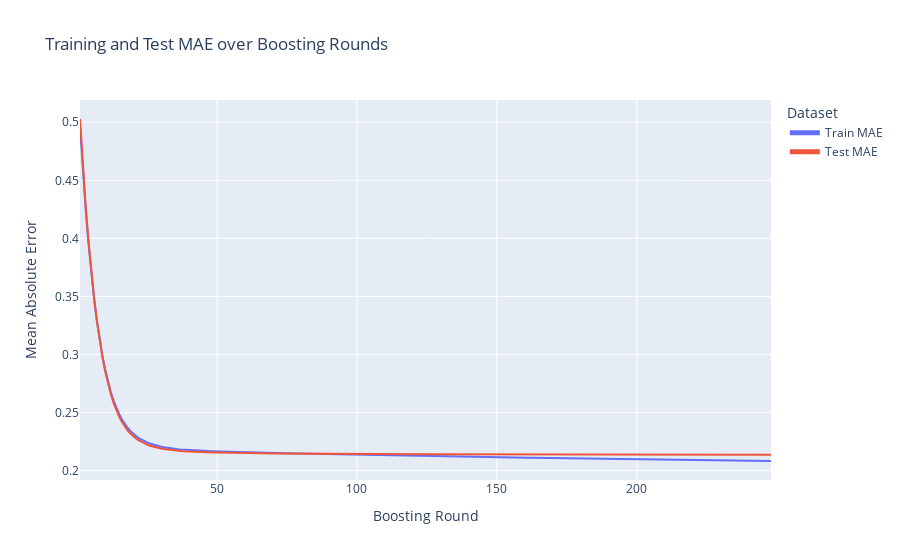

The code cell stored with this chart in its notebook:
### Code cell
# Assuming you have the train_mae and test_mae from evals_result
train_mae = evals_result['train']['mae']
test_mae = evals_result['test']['mae']
rounds = range(1, len(train_mae) + 1)

# Generate the plot using Plotly
fig = px.line(
    x=rounds, 
    y=[train_mae, test_mae],
    labels={'x': 'Boosting Round', 'value': 'Mean Absolute Error'}, 
    title='Training and Test MAE over Boosting Rounds'
)
fig.update_layout(
    legend=dict(
        title='Legend',
        itemsizing='constant'
    ),
    legend_title_text='Dataset'
)
fig.data[0].name = 'Train MAE'
fig.data[1].name = 'Test MAE'

# Log the plot to wandb
wandb.log({"MAE Plot": fig})

# Optionally, display the plot
fig.show()

### Figure 1 — Plotly figure (JSON) as saved in the notebook; plotly's stock layout.template omitted (floating-point values rounded to 4 significant figures; data arrays with more than 128 entries replaced by an {"elided": "..."} marker saying what was removed)
{"data": [{"hovertemplate": "variable=wide_variable_0<br>Boosting Round=%{x}<br>Mean Absolute Error=%{y}<extra></extra>", "legendgroup": "wide_variable_0", "line": {"color": "#636efa", "dash": "solid"}, "marker": {"symbol": "circle"}, "mode": "lines", "name": "Train MAE", "orientation": "v", "showlegend": true, "type": "scatter", "x": {"elided": "248 int values"}, "xaxis": "x", "y": {"elided": "248 float values"}, "yaxis": "y"}, {"hovertemplate": "variable=wide_variable_1<br>Boosting Round=%{x}<br>Mean Absolute Error=%{y}<extra></extra>", "legendgroup": "wide_variable_1", "line": {"color": "#EF553B", "dash": "solid"}, "marker": {"symbol": "circle"}, "mode": "lines", "name": "Test MAE", "orientation": "v", "showlegend": true, "type": "scatter", "x": {"elided": "248 int values"}, "xaxis": "x", "y": {"elided": "248 float values"}, "yaxis": "y"}], "layout": {"legend": {"itemsizing": "constant", "title": {"text": "Dataset"}, "tracegroupgap": 0}, "title": {"text": "Training and Test MAE over Boosting Rounds"}, "xaxis": {"anchor": "y", "domain": [0, 1], "title": {"text": "Boosting Round"}}, "yaxis": {"anchor": "x", "domain": [0, 1], "title": {"text": "Mean Absolute Error"}}}}
